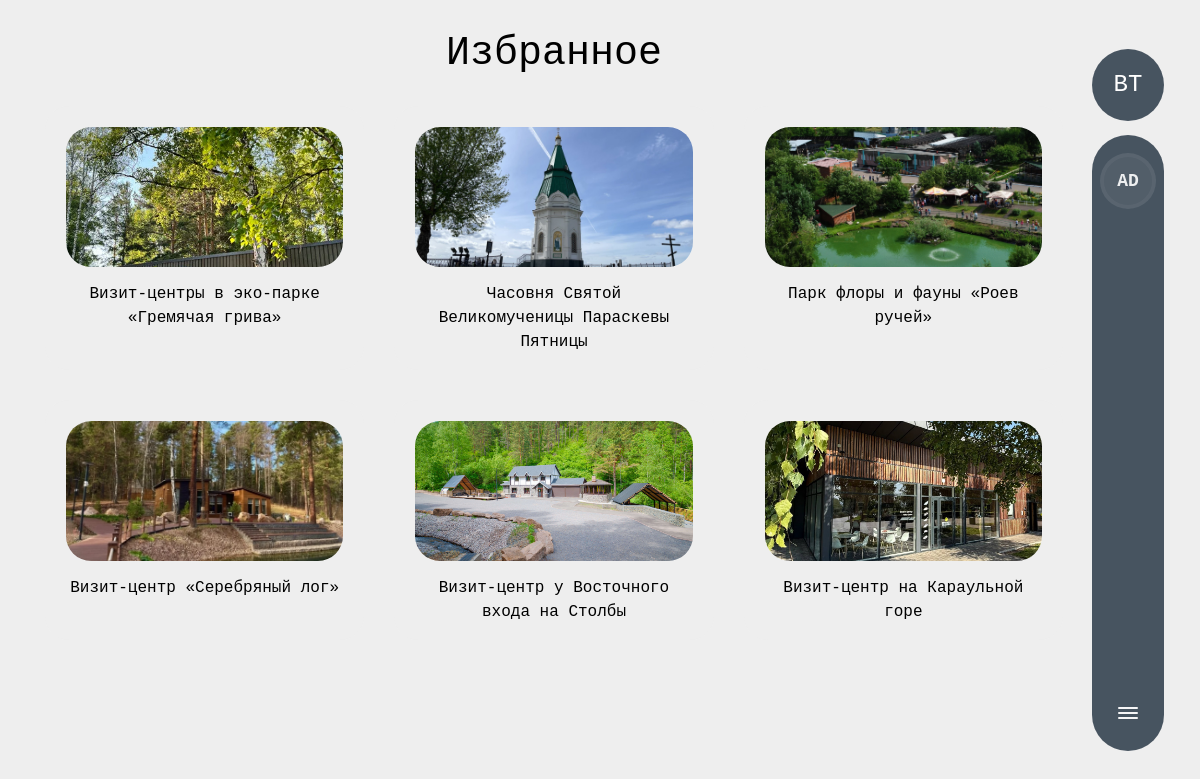
The page /favorites/ (signed in) on the database as committed earlier.
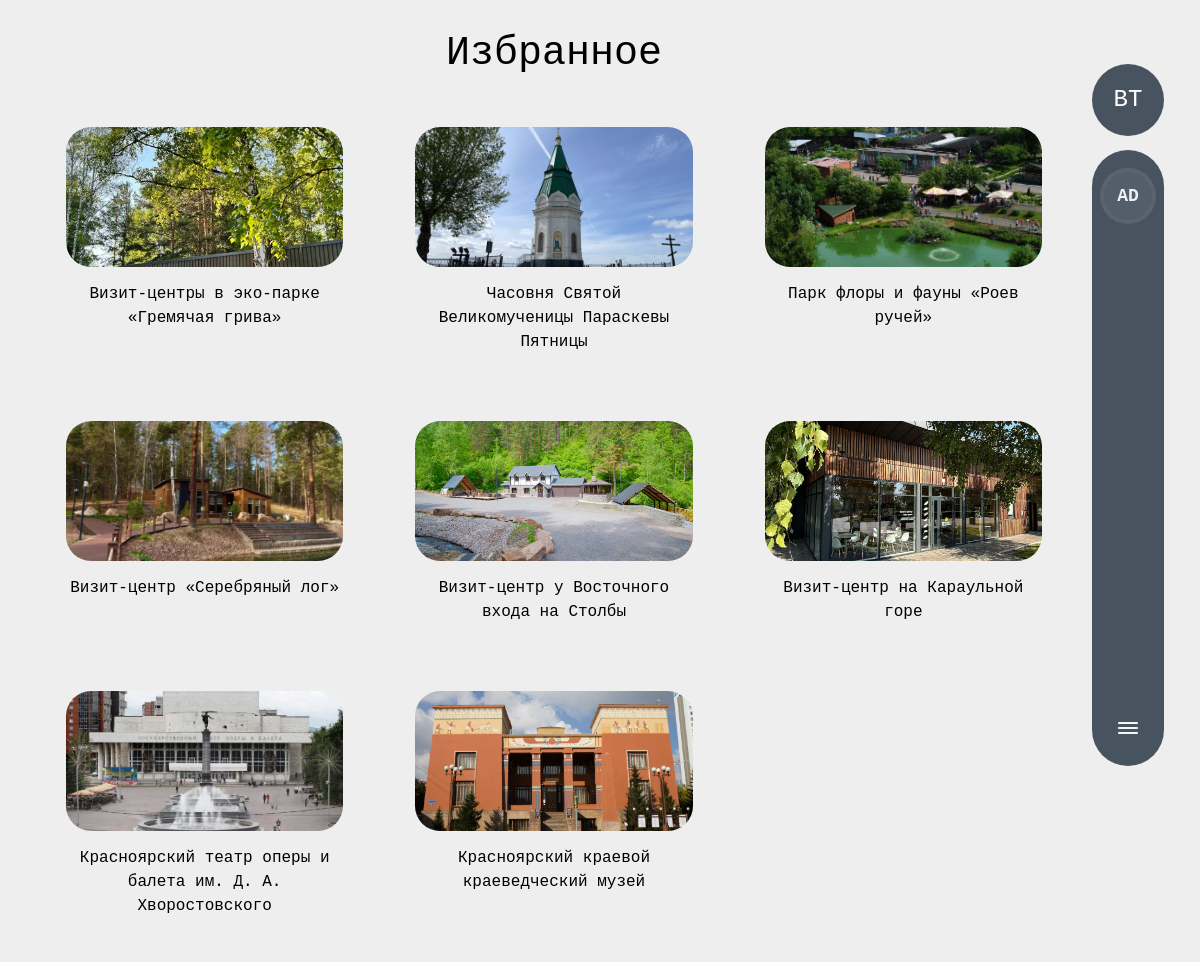
The same page on the database as committed later.
### favorites/models.py (models this page shows, shortened)
class Favorite(models.Model):
    user = models.ForeignKey(
        User,
        on_delete=models.CASCADE
    )
    guide = models.ForeignKey(
        GuidePlace,
        on_delete=models.CASCADE
    )
    created_at = models.DateTimeField(
        auto_now_add=True
    )
    class Meta:
        verbose_name = 'Избранное'
        verbose_name_plural = 'Избранное'

### guide/models.py (models this page shows, shortened)
class GuidePlace(models.Model):
    CATEGORY_CHOICES = [
        ('culture', 'Культура и история'),
        ('religion', 'Религия'),
        ('nature', 'Отдых на природе'),
        ('visit', 'Визит-центры'),
    ]
    title = models.CharField('Название', max_length=200)
    category = models.CharField(
        'Категория',
        max_length=50,
        choices=CATEGORY_CHOICES
    )
    address = models.CharField(
        'Адрес',
        max_length=255
    )
    latitude = models.FloatField(
        'Широта',
        null=True,
        blank=True
    )
    longitude = models.FloatField(
        'Долгота',
        null=True,
        blank=True
    )
    work_time = models.CharField(
        'Часы работы',
        max_length=100,
        blank=True
    )
    price = models.CharField(
        'Стоимость',
        max_length=100,
        blank=True
    )
    phone = models.CharField(
        'Телефон',
        max_length=100,
        blank=True,
        help_text='Например: +7 (391) 227-92-04'
    )
    website = models.URLField(
        'Сайт',
        max_length=200,
        blank=True,
        help_text='Ссылка на официальный сайт'
    )
    short_description = models.TextField(
        'Краткое описание'
    )
    image = models.ImageField(
        'Фото',
        upload_to='guide/'
    )
    class Meta:
        verbose_name = 'Место'
        verbose_name_plural = 'Путеводитель'

### favorites/views.py (the view)
# urls.py: path('favorites/', include('favorites.urls')),
@login_required
def favorites(request):
    favorites = Favorite.objects.filter(user=request.user)
    return render(request, 'favorites/favorites.html', {
        'favorites': favorites
    })

### favorites/templates/favorites/favorites.html (shortened to what this page needs)
{% extends 'main/layout.html' %}
{% load static %}
{% block body_class %}no-scroll{% endblock %}
{% block content %}
<div class="page has-actions">
    <h1 class="text-center mb-4">Избранное</h1>
    {% if favorites %}
    <div class="favorites-grid">
        {% for item in favorites %}
        <div class="guide-card" data-id="{{ item.guide.id }}">
            <div class="guide-image-wrapper">
                <img src="{{ item.guide.image.url }}" class="guide-image" alt="{{ item.guide.title }}">
            </div>
            <div class="guide-card-title">{{ item.guide.title }}</div>
        </div>
        {% endfor %}
    </div>
    {% else %}
    <div class="empty-favorites">У вас пока нет избранного</div>
    {% endif %}
</div>
{% endblock %}

### main/templates/main/layout.html (shortened to what this page needs)
{% load static %}
<!doctype html>
<html lang="ru">
<head>
    <link rel="stylesheet" href="https://cdn.jsdelivr.net/npm/bootstrap@5.3.3/dist/css/bootstrap.min.css">
    <link rel="stylesheet" href="https://unpkg.com/leaflet/dist/leaflet.css"/>
    <link rel="stylesheet" href="{% static 'main/css/base.css' %}">
    <link rel="stylesheet" href="{% static 'main/css/ui-kit.css' %}">
    <link rel="stylesheet" href="{% static 'main/css/home.css' %}">
    <link rel="stylesheet" href="{% static 'main/css/profile.css' %}">
    <link rel="stylesheet" href="{% static 'main/css/guide-favorites-events.css' %}">
    <link rel="stylesheet" href="{% static 'main/css/tours.css' %}">
    <link rel="stylesheet" href="{% static 'main/css/about.css' %}">
</head>
<body class="{% block body_class %}{% endblock %}">
<div class="hero">
    <div class="container-hero">
        {% block content %}{% endblock %}
    </div>
    <aside class="side-wrapper">
        <div class="sidebar-logo">
            <span class="logo-short">ВТ</span>
        </div>
        <aside class="side-panel">
            {% if user.is_authenticated %}
            <a href="{% url 'profile' %}" class="avatar-link" title="Перейти в профиль">
                <div class="avatar">
                    {% if user.profile.avatar %}
                    <img src="{{ user.profile.avatar.url }}" style="width:100%; border-radius:50%">
                    {% else %}
                    {{ user.username|slice:":2"|upper }}
                    {% endif %}
                </div>
            </a>
            {% endif %}
            <button class="side-toggle" aria-expanded="true" title="Развернуть/Свернуть панель">
                <svg width="20" height="12" viewBox="0 0 20 12" fill="none" xmlns="http://www.w3.org/2000/svg">
                    <rect width="20" height="2" rx="1" fill="currentColor"/>
                    <rect y="5" width="20" height="2" rx="1" fill="currentColor"/>
                    <rect y="10" width="20" height="2" rx="1" fill="currentColor"/>
                </svg>
            </button>
        </aside>
    </aside>
</div>
</body>
</html>

### main/static/main/css/base.css (style rules this page uses)
:root { --accent-rgba: 120, 95, 140; --glass-bg: rgba(16, 28, 36, 0.55); --glass-strong: rgba(12, 18, 26, 0.65); --text-light: rgba(255, 255, 255, 0.95); --muted: rgba(255, 255, 255, 0.78); --btn-padding-y: 12px; --btn-padding-x: 30px; --radius-lg: 28px; --radius-pill: 999px; --sidebar-open: 280px; --sidebar-collapsed: 82px; --page-padding: 30px; font-synthesis: none; }
html, body { height: 100%; margin: 0; font-family: 'MyMono', monospace; color: #000; -webkit-font-smoothing: antialiased; background: #f8f8f8; }
.page { width: 100%; max-width: 100%; padding: 0px 0 40px 0; box-sizing: border-box; }
.hero { position: relative; min-height: 100svh; width: 100%; background-color: #eee; background-position: center; background-size: cover; background-repeat: no-repeat; display: block; padding-bottom: 24px; box-sizing: border-box; }
.hero::before { content: ""; position: absolute; inset: 0; pointer-events: none; }
.container-hero { position: relative; z-index: 2; min-height: 100svh; width: 100%; height: 100%; padding: calc(var(--page-padding) - 10px) calc(var(--sidebar-collapsed) + 40px) var(--page-padding) var(--page-padding); transition: padding-right .35s ease; box-sizing: border-box; }
.side-wrapper { position: fixed; top: 6%; right: 36px; display: flex; flex-direction: column; align-items: flex-end; gap: 14px; z-index: 20; transition: right .35s ease; }
.sidebar-logo { width: 280px; height: 72px; border-radius: 999px; background: rgba(0, 19, 36, 0.7); backdrop-filter: blur(4px); display: flex; align-items: center; justify-content: center; color: white; font-size: 24px; font-weight: 500; transition: width .35s ease, border-radius .35s ease, padding .35s ease; }
.side-panel { position: relative; right: 0; top: 0; width: 280px; max-width: 100%; height: 77vh; background: rgba(0, 19, 36, 0.7); backdrop-filter: blur(4px); border-radius: 35px; padding: 15px 20px; display: flex; flex-direction: column; align-items: center; gap: 10px; z-index: 5; transition: width .35s ease, right .35s ease, transform .35s ease; box-sizing: border-box; }
.logo-short { display: none; }
.side-toggle { margin-top: auto; width: 40px; height: 40px; border-radius: 10px; display: flex; align-items: center; justify-content: center; background: transparent; border: none; cursor: pointer; color: var(--text-light); outline: none; }
@media (min-width: 769px) { .side-panel.collapsed { width: 72px; padding: 18px 8px; border-radius: 40px; } }
@media (min-width: 769px) { .side-panel.collapsed .avatar { width: 56px; height: 56px; font-size: 18px; border-width: 4px; } }
@media (min-width: 769px) { .side-wrapper.collapsed .sidebar-logo { width: 72px; height: 72px; border-radius: 50%; } }
@media (min-width: 769px) { .side-wrapper.collapsed .logo-short { display: block; } }
.mb-4 { margin-bottom: 0.5rem !important; }
.h1, .h2, .h3, .h4, .h5, .h6, h1, h2, h3, h4, h5, h6 { margin-top: 10px; margin-bottom: .5rem; font-weight: 500; line-height: 1.2; }

### main/static/main/css/ui-kit.css (style rules this page uses)
.avatar { width: 150px; height: 150px; font-size: 50px; overflow: hidden; border-radius: 50%; display: flex; align-items: center; justify-content: center; background: #ccc; flex-shrink: 0; }
.side-panel .avatar { width: 90px; height: 90px; border-radius: 999px; background: rgba(255, 255, 255, 0.06); display: flex; align-items: center; justify-content: center; font-weight: 700; font-size: 24px; color: rgba(255, 255, 255, 0.9); border: 4px solid rgba(255, 255, 255, 0.04); }
.avatar-link { text-decoration: none; color: inherit; }

Rows that differ between the two databases and show on the page:
added Favorite: guide.image (picture), guide "Красноярский театр оперы и балета им. Д. А. Хворостовского"
added Favorite: guide.image (picture), guide "Красноярский краевой краеведческий музей"
